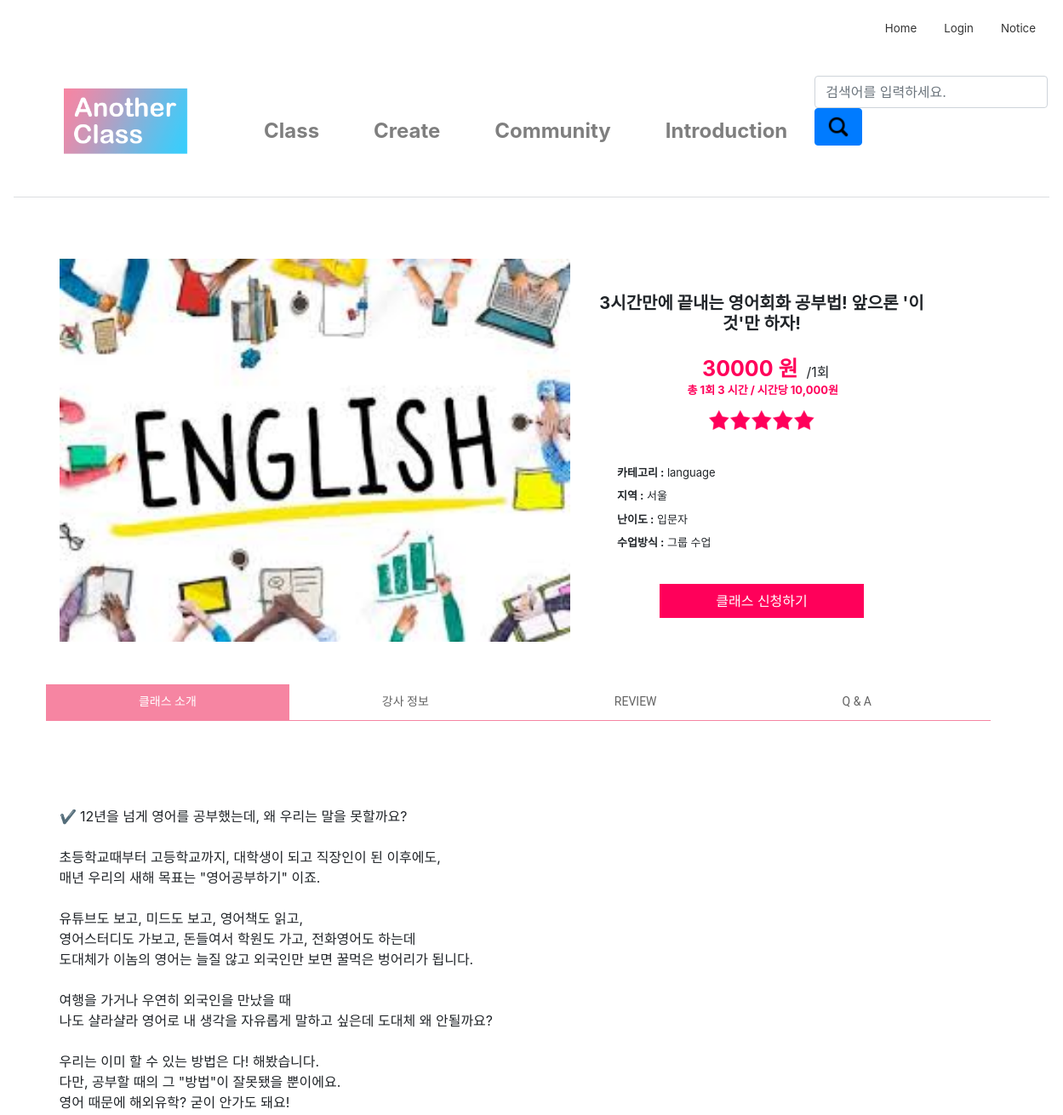
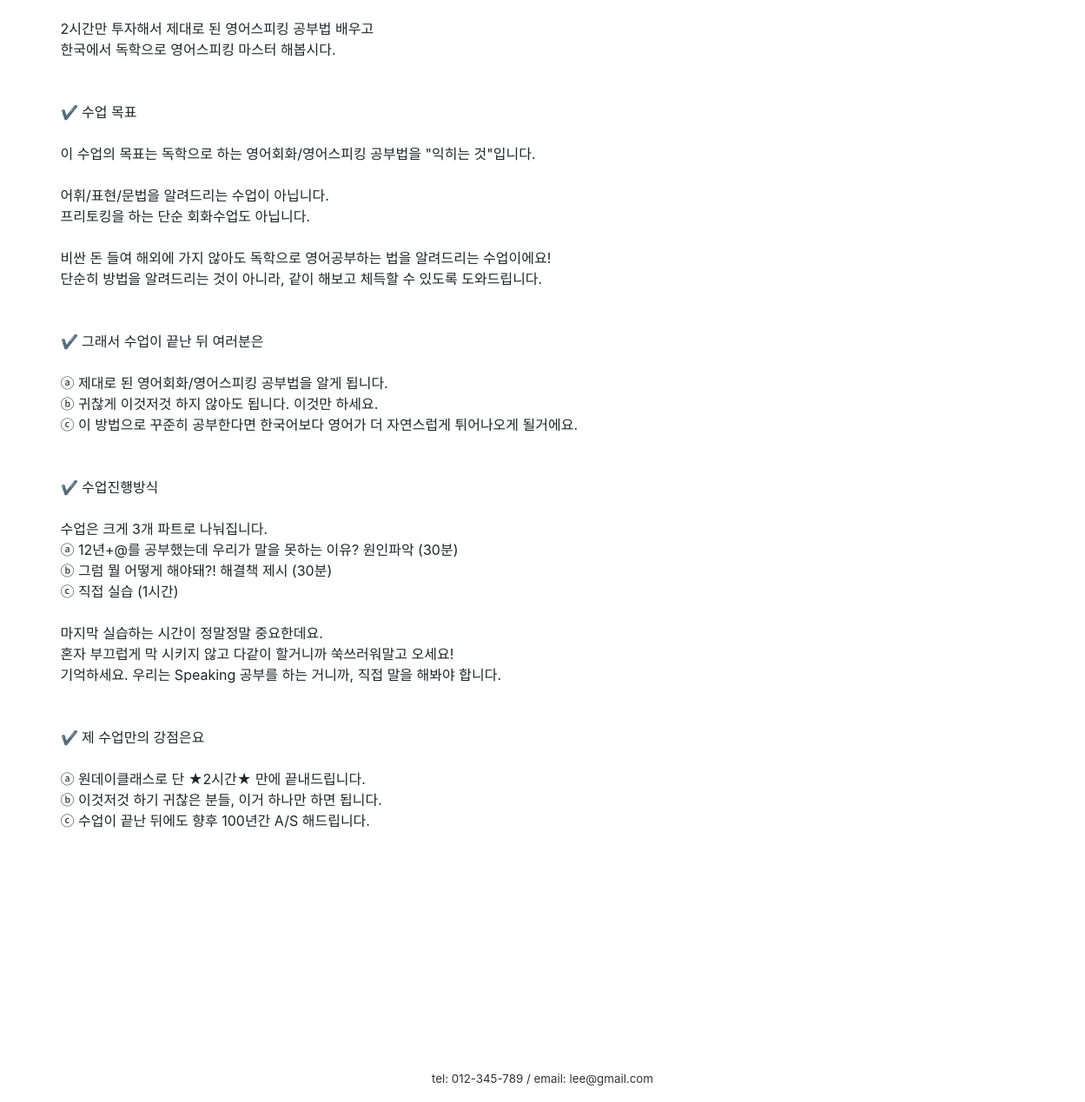
/product/1/, run on the app's committed database (2 pictures, top to bottom).
### firstApp/models.py (models this page shows)
class Class(models.Model):
    title = models.CharField(max_length=40)
    tutor = models.CharField(max_length=10)
    category = models.ForeignKey('firstApp.Category', on_delete=models.CASCADE, default=1, related_name='category')
    area = models.ForeignKey('firstApp.Area', on_delete=models.CASCADE, default=1)
    photo = models.ImageField(blank=True, upload_to="class")
    body = RichTextUploadingField(default='')
    tutor_body = RichTextUploadingField(default='')
    price = models.PositiveIntegerField(null=True)
    time = models.PositiveIntegerField(null=True)
    level = models.ForeignKey('firstApp.Level', on_delete=models.CASCADE, default=1, related_name='level')
    mode = models.ForeignKey('firstApp.Mode', on_delete=models.CASCADE, default=1, related_name='mode')
    review = models.ForeignKey('firstApp.ClassReview', on_delete=models.CASCADE, null=True, blank=True)
    qna = models.ForeignKey('firstApp.ClassQna', on_delete=models.CASCADE, null=True, blank=True)

class Category(models.Model):
    name = models.CharField(max_length=20)
    def __str__(self):
        return self.name

class Area(models.Model):
    name = models.CharField(max_length=20)
    def __str__(self):
        return self.name

class Level(models.Model):
    name = models.CharField(max_length=20)
    def __str__(self):
        return self.name

class Mode(models.Model):
    name = models.CharField(max_length=20)
    def __str__(self):
        return self.name

### firstApp/views.py (the view)
# urls.py: path('product/<int:class_id>/', views.product, name='product'),
def product(request, class_id):
    class_detail = get_object_or_404(Class, pk=class_id)
    return render(request, 'firstApp/product.html', {'class_detail': class_detail})

### firstApp/templates/firstApp/product.html (shortened to what this page needs)
{% extends 'firstApp/base.html'%}
{% load static %}
{% block content %}
<link rel="stylesheet" href="{% static 'css/product_custom.css' %}">
<div class="container">
    <div class="product">
        <div class="product-pic">
            {% if class_detail.photo %}
            <img src="{{ class_detail.photo.url }}" alt="">
            {% endif %}
        </div>
        <div class="product-info">
          <h2>{{ class_detail.title }}</h2>
          <div class="center">
            <div class="perprice">{{class_detail.price}} 원</div>
            <div class="hour">/1회</div>
            <div class="onetime">총 1회 {{class_detail.time}} 시간 / 시간당 10,000원</div>
          <img src="{% static 'image\stars.png' %}">
          </div>
          <ul>
          <li>
            <b>카테고리 :</b>
             <a>{{ class_detail.category }}</a>
          </li>
          <li>
            <b>지역 :</b>
             <a>{{ class_detail.area }}</a>
          </li>
          <li>
            <b>난이도 :</b>
            <a>{{ class_detail.level }}</a>
          </li>
           <li>
            <b>수업방식 :</b>
             <a>{{ class_detail.mode }}</a>
          </li>
          </ul>
          <a href="/apply" class="button">
            클래스 신청하기
          </a>
        </div>
</div>
    <div class="category-tab shop-details-tab">
    <div class="col-sm-12">
		<ul class="nav nav-tabs">
			<li class="active"><a href="#details" data-toggle="tab">클래스 소개</a></li>
			<li><a href="#tutor" data-toggle="tab">강사 정보</a></li>
			<li><a href="#tag" data-toggle="tab">REVIEW</a></li>
			<li><a href="#reviews" data-toggle="tab">Q & A</a></li>
		</ul>
	</div>
    <div class="tab-content">
      <div class="tab-pane active" id="details">
        <div class="more-container">
          <div class="con-desc">{{ class_detail.body | safe }}</div>
        </div>
      </div>
  </div>
</div>
</div>
{% endblock content%}

### firstApp/static/css/navbar_custom.css (style rules this page uses)
a { color:#333; }

### firstApp/static/css/product_custom.css (style rules this page uses)
.product-pic { float:left; }
.product-pic img { width:600px;height:450px; }
.product-info { width:1000px;height:400px; padding-top: 40px; position: relative; left: 5%; }
.center { position: relative; left:10%; }
.product-info h2 { font-weight:bold; font-size:20px; padding-bottom:10px; text-align:center; position:relative; left:-3%; }
.perprice { color: rgb(255, 0, 90); font-size: 25px; font-weight:bold; float:left; padding-top:5px; padding-right:10px; }
.hour { padding-top:15px; position:relative; }
.onetime { font-size:13px; color: rgb(255, 0, 90); position: relative; left:-14%; font-weight:bold; }
.product-info img { padding-top:10px; padding-bottom:15px; padding-left:5px; }
.product-info ul { font-size:13px; list-style:none; }
.product-info li { padding-top:8px; }
.button { float:left; background-color:rgb(255, 0, 90); color:#fff; width:240px;height:40px; padding-top:8px; margin-right:20px; margin-bottom:15px; text-align:center; position: relative; left:5%; margin-top:25px; }
.category-tab ul { background: #fff; border-bottom: 1px solid #F685A2; list-style: none outside none; position: relative; left:-1.4%; width: 100%; }
.nav:before, .nav:after { display: table; content: " "; }
.nav:after { clear: both; }
.nav-tabs li.active a, .nav-tabs li.active a:hover, .nav-tabs li.active a:focus { background-color: #F685A2; border: 0px; color: #FFFFFF; cursor: default; margin-right: 0; margin-left: 0; }
.nav>li>a { position: relative; }
.category-tab ul li a { border: 0 none; border-radius: 0; color: #B3AFA8; display: block; font-family: 'Roboto', sans-serif; font-size: 14px; text-transform: uppercase; }
.nav-tabs { border-bottom: 1px solid #ddd; }
.nav { padding-left: 0; margin-bottom: 0; list-style: none; }
*, *:before, *:after { box-sizing: border-box; }
.nav-tabs li.active a, .nav-tabs li.active a:hover, .nav-tabs li.active a:focus { background-color: #F685A2; border: 0px; color: #FFFFFF; cursor: default; margin-right: 0; margin-left: 0; margin-top: 50px; block:none; }
.category-tab ul li a { border: 0 none; border-radius: 0; color: rgb(99,99,99); display: block; font-family: 'Roboto', sans-serif; font-size: 14px; text-transform: uppercase; }
.nav-tabs li a { border: 1px solid rgba(0, 0, 0, 0); border-radius: 4px 4px 0 0; line-height: 1.42857; margin-right: 0; margin-top: 50px; }
.nav>li>a { position: relative; display: block; padding: 11px 109px; color: #428bca; text-decoration: none; background: transparent; }
*, *:before, *:after { -webkit-box-sizing: border-box; -moz-box-sizing: border-box; box-sizing: border-box; }
.more-container { padding-top:100px; padding-bottom:100px; }
.tab-content>.active { display: block; }
.shop-details-tab .col-sm-12 { padding-left: 0; padding-right: 0; }
.col-sm-12 { position: relative; min-height: 1px; }
ul { display: block; list-style-type: disc; margin-block-start: 1em; margin-block-end: 1em; margin-inline-start: 0px; margin-inline-end: 0px; padding-inline-start: 40px; }

### data on the page
Class: photo (picture), title "3시간만에 끝내는 영어회화 공부법! 앞으론 '이것'만 하자!", price "30000", time "3", category "language", area "서울", level "입문자", mode "그룹 수업", body "✔ 12년을 넘게 영어를 공부했는데, 왜 우리는 말을 못할까요? 초등학교때부터 고등학교까지, 대학생이 되고 직장인이 된 이후에도, 매년 우리의 새해 목표는 \"영어공부하기\" 이죠. 유튜브도 보고, 미드도 보고, 영어책도 읽고, 영어스터디도 가보고, 돈들여서 학원도 가고, 전화영어도 하는데 도대체가 이놈의 영어는 늘질 않고 외국인만 보면 꿀먹은 벙어리가 됩니다. 여행을 가거나 우연히 외국인을 만났을 때 나도 샬라샬라 영어로 내 생각을 자유롭게 말하고 싶은데 도대체 왜 안될까요? 우리는 이미 할 수 있는 방법은 다! 해봤습니다. 다만, 공부할 때의 그 \"방법\"이 잘못됐을 뿐이에요. 영어 때문에 해외유학? 굳이 안가도 돼요! 2시간만 투자해서 제대로 된 영어스피킹 공부법 배우고 한국에서 독학으로 영어스피킹 마스터 해봅시다. ✔ 수업 목표 이 수업의 목표는 독학으로 하는 영어회화/영어스피킹 공부법을 \"익히는 것\"입니다. 어휘/표현/문법을 알려드리는 수업이 아닙니다. 프리토킹을 하는 단순 회화수업도 아닙니다. 비싼 돈 들여 해외에 가지 않아도 독학으로 영어공부하는 법을 알려드리는 수업이에요! 단순히 방법을 알려드리는 것이 아니라, 같이 해보고 체득할 수 있도록 도와드립니다. ✔ 그래서 수업이 끝난 뒤 여러분은 ⓐ 제대로 된 영어회화/영어스피킹 공부법을 알게 됩니다. ⓑ 귀찮게 이것저것 하지 않아도 됩니다. 이것만 하세요. ⓒ 이 방법으로…"
